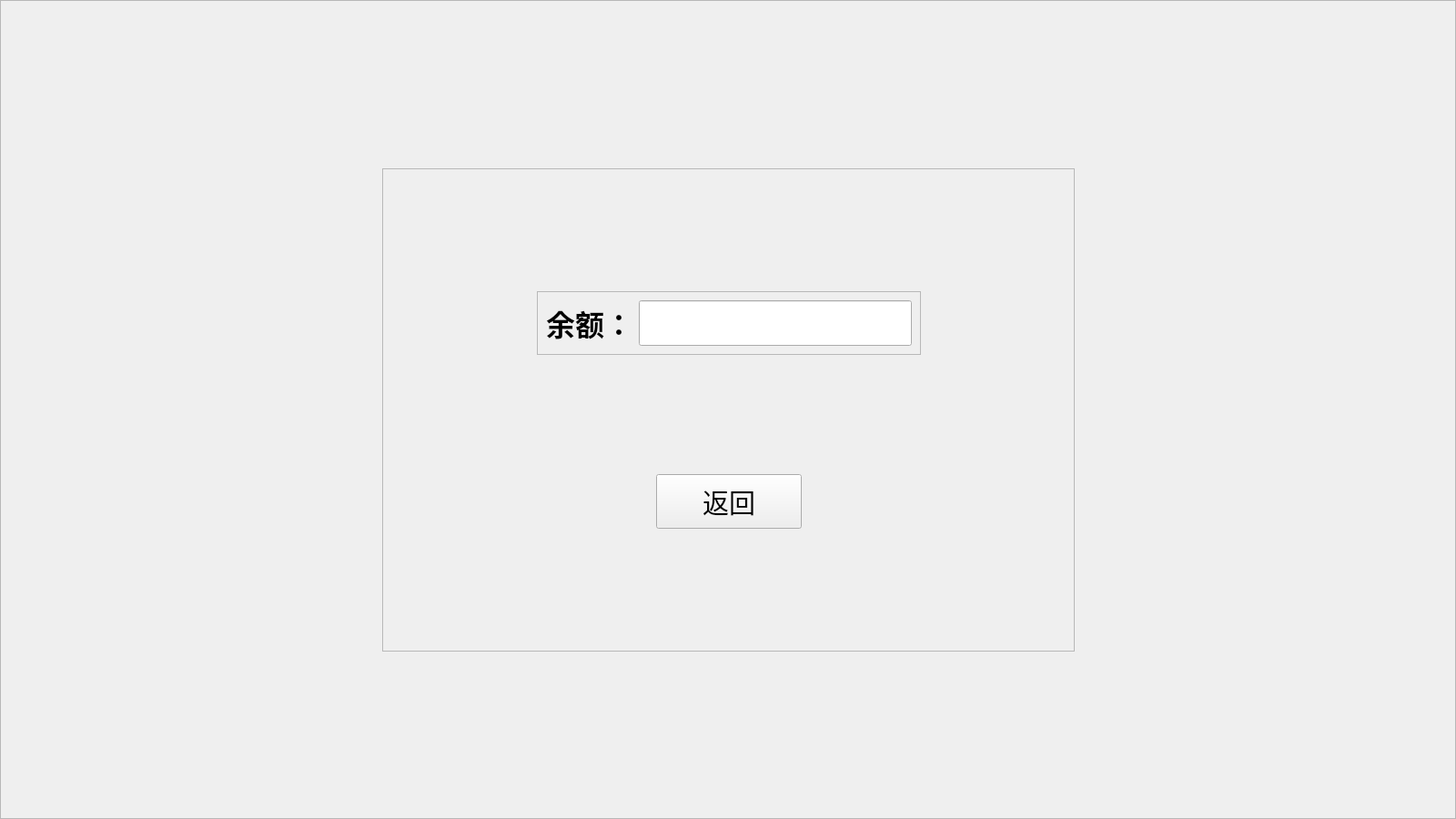
<?xml version="1.0" encoding="UTF-8"?>
<ui version="4.0">
 <class>change</class>
 <widget class="QWidget" name="change">
  <property name="geometry">
   <rect>
    <x>0</x>
    <y>0</y>
    <width>1600</width>
    <height>900</height>
   </rect>
  </property>
  <property name="sizePolicy">
   <sizepolicy hsizetype="Fixed" vsizetype="Fixed">
    <horstretch>0</horstretch>
    <verstretch>0</verstretch>
   </sizepolicy>
  </property>
  <property name="minimumSize">
   <size>
    <width>1600</width>
    <height>900</height>
   </size>
  </property>
  <property name="maximumSize">
   <size>
    <width>1600</width>
    <height>900</height>
   </size>
  </property>
  <property name="windowTitle">
   <string>Form</string>
  </property>
  <widget class="QFrame" name="frame_background">
   <property name="geometry">
    <rect>
     <x>0</x>
     <y>0</y>
     <width>1600</width>
     <height>900</height>
    </rect>
   </property>
   <property name="sizePolicy">
    <sizepolicy hsizetype="Fixed" vsizetype="Fixed">
     <horstretch>0</horstretch>
     <verstretch>0</verstretch>
    </sizepolicy>
   </property>
   <property name="minimumSize">
    <size>
     <width>1600</width>
     <height>900</height>
    </size>
   </property>
   <property name="maximumSize">
    <size>
     <width>1600</width>
     <height>900</height>
    </size>
   </property>
   <property name="frameShape">
    <enum>QFrame::StyledPanel</enum>
   </property>
   <property name="frameShadow">
    <enum>QFrame::Raised</enum>
   </property>
   <layout class="QGridLayout" name="gridLayout_4">
    <item row="0" column="0">
     <layout class="QVBoxLayout" name="verticalLayout_2">
      <item>
       <spacer name="verticalSpacer_5">
        <property name="orientation">
         <enum>Qt::Vertical</enum>
        </property>
        <property name="sizeHint" stdset="0">
         <size>
          <width>20</width>
          <height>40</height>
         </size>
        </property>
       </spacer>
      </item>
      <item>
       <layout class="QHBoxLayout" name="horizontalLayout_4">
        <item>
         <spacer name="horizontalSpacer_6">
          <property name="orientation">
           <enum>Qt::Horizontal</enum>
          </property>
          <property name="sizeHint" stdset="0">
           <size>
            <width>40</width>
            <height>20</height>
           </size>
          </property>
         </spacer>
        </item>
        <item>
         <widget class="QFrame" name="frame_login">
          <property name="sizePolicy">
           <sizepolicy hsizetype="Fixed" vsizetype="Fixed">
            <horstretch>0</horstretch>
            <verstretch>0</verstretch>
           </sizepolicy>
          </property>
          <property name="minimumSize">
           <size>
            <width>761</width>
            <height>531</height>
           </size>
          </property>
          <property name="maximumSize">
           <size>
            <width>761</width>
            <height>531</height>
           </size>
          </property>
          <property name="frameShape">
           <enum>QFrame::StyledPanel</enum>
          </property>
          <property name="frameShadow">
           <enum>QFrame::Raised</enum>
          </property>
          <layout class="QGridLayout" name="gridLayout_3">
           <item row="0" column="0">
            <layout class="QVBoxLayout" name="verticalLayout">
             <item>
              <spacer name="verticalSpacer_3">
               <property name="orientation">
                <enum>Qt::Vertical</enum>
               </property>
               <property name="sizeHint" stdset="0">
                <size>
                 <width>20</width>
                 <height>40</height>
                </size>
               </property>
              </spacer>
             </item>
             <item>
              <layout class="QHBoxLayout" name="horizontalLayout_2">
               <item>
                <spacer name="horizontalSpacer">
                 <property name="orientation">
                  <enum>Qt::Horizontal</enum>
                 </property>
                 <property name="sizeHint" stdset="0">
                  <size>
                   <width>40</width>
                   <height>20</height>
                  </size>
                 </property>
                </spacer>
               </item>
               <item>
                <widget class="QFrame" name="frame_user_namw">
                 <property name="frameShape">
                  <enum>QFrame::StyledPanel</enum>
                 </property>
                 <property name="frameShadow">
                  <enum>QFrame::Raised</enum>
                 </property>
                 <layout class="QGridLayout" name="gridLayout_2">
                  <item row="0" column="0">
                   <layout class="QHBoxLayout" name="horizontalLayout">
                    <item>
                     <widget class="QLabel" name="label">
                      <property name="font">
                       <font>
                        <family>Agency FB</family>
                        <pointsize>24</pointsize>
                        <bold>true</bold>
                       </font>
                      </property>
                      <property name="text">
                       <string>&lt;html&gt;&lt;head/&gt;&lt;body&gt;&lt;p align=&quot;center&quot;&gt;余额：&lt;/p&gt;&lt;/body&gt;&lt;/html&gt;</string>
                      </property>
                     </widget>
                    </item>
                    <item>
                     <widget class="QLineEdit" name="balanceLineEdit">
                      <property name="sizePolicy">
                       <sizepolicy hsizetype="Fixed" vsizetype="Fixed">
                        <horstretch>0</horstretch>
                        <verstretch>0</verstretch>
                       </sizepolicy>
                      </property>
                      <property name="minimumSize">
                       <size>
                        <width>300</width>
                        <height>50</height>
                       </size>
                      </property>
                      <property name="maximumSize">
                       <size>
                        <width>300</width>
                        <height>50</height>
                       </size>
                      </property>
                      <property name="font">
                       <font>
                        <pointsize>22</pointsize>
                        <bold>true</bold>
                        <underline>true</underline>
                        <stylestrategy>PreferAntialias</stylestrategy>
                       </font>
                      </property>
                      <property name="readOnly">
                       <bool>true</bool>
                      </property>
                     </widget>
                    </item>
                   </layout>
                  </item>
                 </layout>
                </widget>
               </item>
               <item>
                <spacer name="horizontalSpacer_2">
                 <property name="orientation">
                  <enum>Qt::Horizontal</enum>
                 </property>
                 <property name="sizeHint" stdset="0">
                  <size>
                   <width>40</width>
                   <height>20</height>
                  </size>
                 </property>
                </spacer>
               </item>
              </layout>
             </item>
             <item>
              <spacer name="verticalSpacer">
               <property name="orientation">
                <enum>Qt::Vertical</enum>
               </property>
               <property name="sizeHint" stdset="0">
                <size>
                 <width>20</width>
                 <height>40</height>
                </size>
               </property>
              </spacer>
             </item>
             <item>
              <layout class="QHBoxLayout" name="horizontalLayout_3">
               <item>
                <spacer name="horizontalSpacer_3">
                 <property name="orientation">
                  <enum>Qt::Horizontal</enum>
                 </property>
                 <property name="sizeHint" stdset="0">
                  <size>
                   <width>40</width>
                   <height>20</height>
                  </size>
                 </property>
                </spacer>
               </item>
               <item>
                <widget class="QPushButton" name="pushButton">
                 <property name="sizePolicy">
                  <sizepolicy hsizetype="Fixed" vsizetype="Fixed">
                   <horstretch>0</horstretch>
                   <verstretch>0</verstretch>
                  </sizepolicy>
                 </property>
                 <property name="minimumSize">
                  <size>
                   <width>160</width>
                   <height>60</height>
                  </size>
                 </property>
                 <property name="maximumSize">
                  <size>
                   <width>160</width>
                   <height>60</height>
                  </size>
                 </property>
                 <property name="font">
                  <font>
                   <pointsize>22</pointsize>
                  </font>
                 </property>
                 <property name="text">
                  <string>返回</string>
                 </property>
                </widget>
               </item>
               <item>
                <spacer name="horizontalSpacer_4">
                 <property name="orientation">
                  <enum>Qt::Horizontal</enum>
                 </property>
                 <property name="sizeHint" stdset="0">
                  <size>
                   <width>40</width>
                   <height>20</height>
                  </size>
                 </property>
                </spacer>
               </item>
              </layout>
             </item>
             <item>
              <spacer name="verticalSpacer_2">
               <property name="orientation">
                <enum>Qt::Vertical</enum>
               </property>
               <property name="sizeHint" stdset="0">
                <size>
                 <width>20</width>
                 <height>40</height>
                </size>
               </property>
              </spacer>
             </item>
            </layout>
           </item>
          </layout>
         </widget>
        </item>
        <item>
         <spacer name="horizontalSpacer_5">
          <property name="orientation">
           <enum>Qt::Horizontal</enum>
          </property>
          <property name="sizeHint" stdset="0">
           <size>
            <width>40</width>
            <height>20</height>
           </size>
          </property>
         </spacer>
        </item>
       </layout>
      </item>
      <item>
       <spacer name="verticalSpacer_4">
        <property name="orientation">
         <enum>Qt::Vertical</enum>
        </property>
        <property name="sizeHint" stdset="0">
         <size>
          <width>20</width>
          <height>40</height>
         </size>
        </property>
       </spacer>
      </item>
     </layout>
    </item>
   </layout>
  </widget>
  <widget class="QWidget" name="">
   <property name="geometry">
    <rect>
     <x>0</x>
     <y>0</y>
     <width>2</width>
     <height>2</height>
    </rect>
   </property>
   <layout class="QGridLayout" name="gridLayout"/>
  </widget>
  <zorder>frame_background</zorder>
  <zorder>label</zorder>
  <zorder>balanceLineEdit</zorder>
 </widget>
 <resources/>
 <connections/>
</ui>
